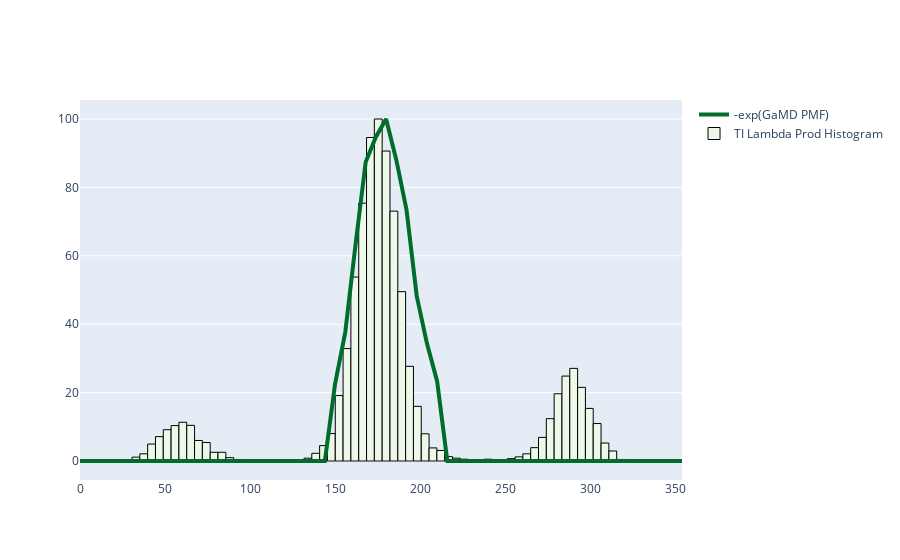

The notebook cell this image was saved under:
### Markdown cell above
### Comparing the TI rotamer sampling with the GaMD pmf (bound state)

The RF model tells us that the most energetically influential features to DV/DL is "K106_chi3" aka Ag-K106 side chain rotamer chi3. We used GaMD on the WT hu4d5-5 complex to obtain enhanced sampling data for this end state. Then, we used PyReweighting-1D to generate a 1-D PMF of Ag-K106 chi3 to give us an idea of the ideal sampling of this energetically influential feature. Finally, we plot the Ag-K106 rotamer explored during TI overlaid onto the GaMD pmf to probe the quality of sampling during TI.

As we can see, there are a few frames during TI in which the system explores states found unfavorable by GaMD.

### Code cell
os.chdir("../../gamd_pmfs/VH-Y100aA")
k106_c3 = get_pmf(
    "pmf-c2-chi3_conv.dat.xvg"
)

geom_dvdls.loc[geom_dvdls["K106_chi3"] < 0, "K106_chi3"] += 360
k106_c3.loc[k106_c3["X"] < 0, "X"] += 360
k106_c3 = k106_c3.sort_values(by="X")

pio.renderers.default="jupyterlab"
fig = plot_pmf_TI_1D_fig(k106_c3, geom_dvdls, "K106_chi3", scaler=100, bins=75)
fig.show(renderer="jupyterlab")
